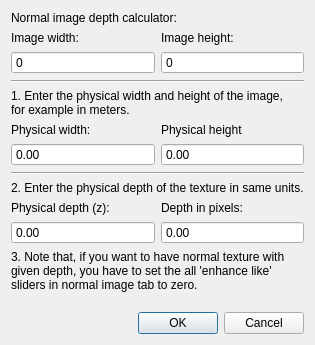
<?xml version="1.0" encoding="UTF-8"?>
<ui version="4.0">
 <class>DialogHeightCalculator</class>
 <widget class="QDialog" name="DialogHeightCalculator">
  <property name="geometry">
   <rect>
    <x>0</x>
    <y>0</y>
    <width>288</width>
    <height>345</height>
   </rect>
  </property>
  <property name="windowTitle">
   <string>Normal image depth calculator</string>
  </property>
  <layout class="QVBoxLayout" name="verticalLayout">
   <item>
    <widget class="QLabel" name="label_10">
     <property name="text">
      <string>Normal image depth calculator:</string>
     </property>
    </widget>
   </item>
   <item>
    <layout class="QGridLayout" name="gridLayout">
     <item row="1" column="1">
      <widget class="QLabel" name="label_2">
       <property name="text">
        <string>Image height:</string>
       </property>
      </widget>
     </item>
     <item row="1" column="0">
      <widget class="QLabel" name="label">
       <property name="text">
        <string>Image width:</string>
       </property>
      </widget>
     </item>
     <item row="2" column="0">
      <widget class="QSpinBox" name="spinBoxImageWidth">
       <property name="readOnly">
        <bool>true</bool>
       </property>
       <property name="buttonSymbols">
        <enum>QAbstractSpinBox::NoButtons</enum>
       </property>
       <property name="maximum">
        <number>100000</number>
       </property>
      </widget>
     </item>
     <item row="2" column="1">
      <widget class="QSpinBox" name="spinBoxImageHeight">
       <property name="readOnly">
        <bool>true</bool>
       </property>
       <property name="buttonSymbols">
        <enum>QAbstractSpinBox::NoButtons</enum>
       </property>
       <property name="maximum">
        <number>100000</number>
       </property>
      </widget>
     </item>
    </layout>
   </item>
   <item>
    <widget class="Line" name="line">
     <property name="orientation">
      <enum>Qt::Horizontal</enum>
     </property>
    </widget>
   </item>
   <item>
    <widget class="QLabel" name="label_7">
     <property name="frameShape">
      <enum>QFrame::NoFrame</enum>
     </property>
     <property name="lineWidth">
      <number>1</number>
     </property>
     <property name="text">
      <string>&lt;html&gt;&lt;head/&gt;&lt;body&gt;&lt;p&gt;1. Enter the physical width and height of the image,&lt;br/&gt; for example in meters.&lt;/p&gt;&lt;/body&gt;&lt;/html&gt;</string>
     </property>
    </widget>
   </item>
   <item>
    <layout class="QGridLayout" name="gridLayout_2">
     <item row="0" column="0">
      <widget class="QLabel" name="label_3">
       <property name="text">
        <string>Physical width:</string>
       </property>
      </widget>
     </item>
     <item row="0" column="1">
      <widget class="QLabel" name="label_4">
       <property name="text">
        <string>Physical height</string>
       </property>
      </widget>
     </item>
     <item row="1" column="0">
      <widget class="QDoubleSpinBox" name="doubleSpinBoxPhysicalWidth">
       <property name="buttonSymbols">
        <enum>QAbstractSpinBox::NoButtons</enum>
       </property>
       <property name="decimals">
        <number>2</number>
       </property>
       <property name="maximum">
        <double>10000000.000000000000000</double>
       </property>
      </widget>
     </item>
     <item row="1" column="1">
      <widget class="QDoubleSpinBox" name="doubleSpinBoxPhysicalHeight">
       <property name="buttonSymbols">
        <enum>QAbstractSpinBox::NoButtons</enum>
       </property>
       <property name="decimals">
        <number>2</number>
       </property>
       <property name="maximum">
        <double>10000000.000000000000000</double>
       </property>
      </widget>
     </item>
    </layout>
   </item>
   <item>
    <widget class="Line" name="line_2">
     <property name="orientation">
      <enum>Qt::Horizontal</enum>
     </property>
    </widget>
   </item>
   <item>
    <widget class="QLabel" name="label_8">
     <property name="text">
      <string>2. Enter the physical depth of the texture in same units.</string>
     </property>
    </widget>
   </item>
   <item>
    <layout class="QGridLayout" name="gridLayout_3">
     <item row="2" column="0">
      <widget class="QDoubleSpinBox" name="doubleSpinBoxPhysicalDepth">
       <property name="buttonSymbols">
        <enum>QAbstractSpinBox::NoButtons</enum>
       </property>
      </widget>
     </item>
     <item row="1" column="0">
      <widget class="QLabel" name="label_5">
       <property name="text">
        <string>Physical depth (z):</string>
       </property>
      </widget>
     </item>
     <item row="1" column="1">
      <widget class="QLabel" name="label_6">
       <property name="text">
        <string>Depth in pixels:</string>
       </property>
      </widget>
     </item>
     <item row="2" column="1">
      <widget class="QDoubleSpinBox" name="doubleSpinBoxDepthInPixels">
       <property name="readOnly">
        <bool>true</bool>
       </property>
       <property name="buttonSymbols">
        <enum>QAbstractSpinBox::NoButtons</enum>
       </property>
       <property name="maximum">
        <double>10000.000000000000000</double>
       </property>
      </widget>
     </item>
    </layout>
   </item>
   <item>
    <widget class="QLabel" name="label_9">
     <property name="text">
      <string>&lt;html&gt;&lt;head/&gt;&lt;body&gt;&lt;p&gt;3. Note that, if you want to have normal texture with&lt;br/&gt; given depth, you have to set the all 'enhance like' &lt;br/&gt; sliders in normal image tab to zero.&lt;/p&gt;&lt;/body&gt;&lt;/html&gt;</string>
     </property>
    </widget>
   </item>
   <item>
    <spacer name="verticalSpacer">
     <property name="orientation">
      <enum>Qt::Vertical</enum>
     </property>
     <property name="sizeHint" stdset="0">
      <size>
       <width>20</width>
       <height>40</height>
      </size>
     </property>
    </spacer>
   </item>
   <item>
    <widget class="QDialogButtonBox" name="buttonBox">
     <property name="orientation">
      <enum>Qt::Horizontal</enum>
     </property>
     <property name="standardButtons">
      <set>QDialogButtonBox::Cancel|QDialogButtonBox::Ok</set>
     </property>
    </widget>
   </item>
  </layout>
 </widget>
 <resources/>
 <connections>
  <connection>
   <sender>buttonBox</sender>
   <signal>rejected()</signal>
   <receiver>DialogHeightCalculator</receiver>
   <slot>reject()</slot>
   <hints>
    <hint type="sourcelabel">
     <x>278</x>
     <y>335</y>
    </hint>
    <hint type="destinationlabel">
     <x>286</x>
     <y>274</y>
    </hint>
   </hints>
  </connection>
  <connection>
   <sender>buttonBox</sender>
   <signal>accepted()</signal>
   <receiver>DialogHeightCalculator</receiver>
   <slot>accept()</slot>
   <hints>
    <hint type="sourcelabel">
     <x>247</x>
     <y>335</y>
    </hint>
    <hint type="destinationlabel">
     <x>157</x>
     <y>274</y>
    </hint>
   </hints>
  </connection>
 </connections>
</ui>
